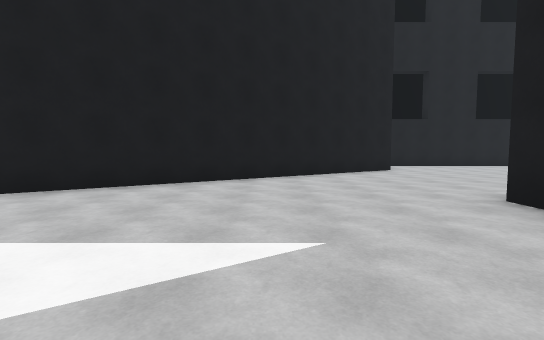
[1] (above)

24 first-person views from a walk through a 3-D level made in the Unity game engine. The camera is 1.4 m above the floor, tilts 4° down and sees 85° across. The floor is counted in squares, 2 m on a side. Each view is taken from the middle of a square. On the plan, view 1 faces up. The plan holds only what a view shows up to about 10 squares ahead; the rest is blank. The place goes on beyond the plan. The player is left out.

[2]
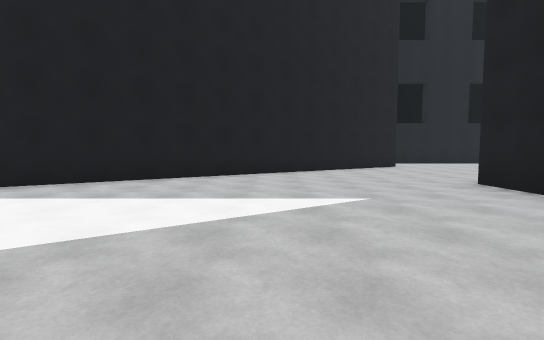

[3]
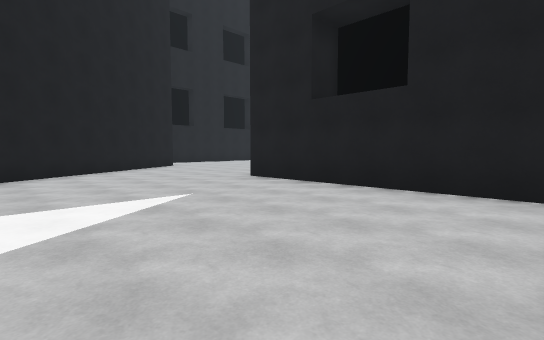

[4]
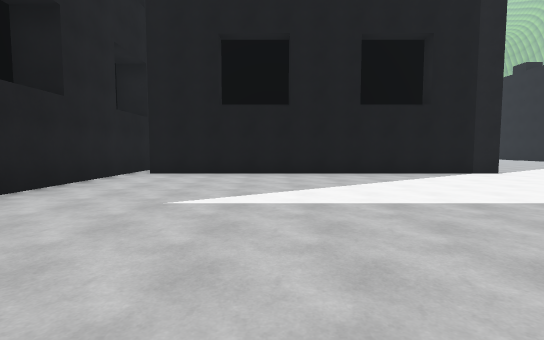

[5]
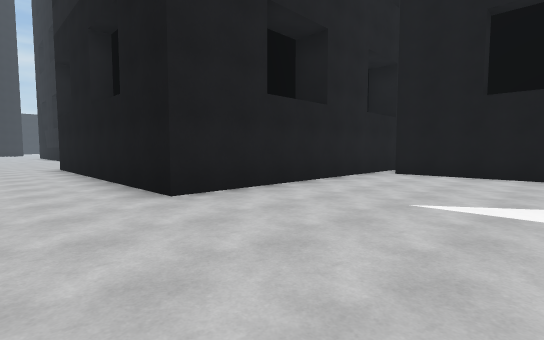

[6]
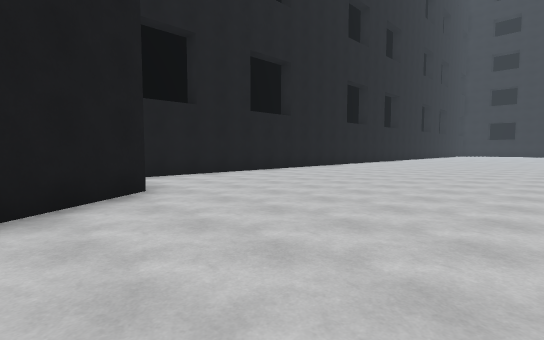

[7]
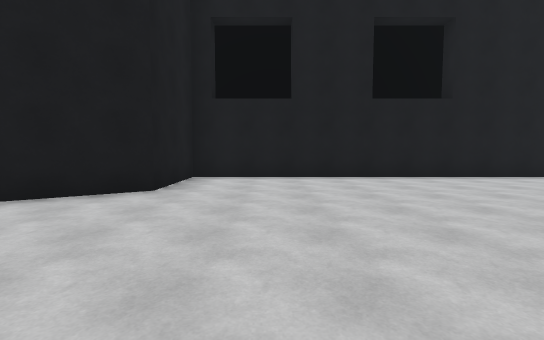

[8]
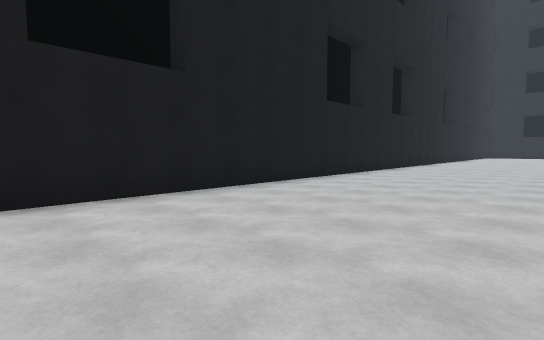

[9]
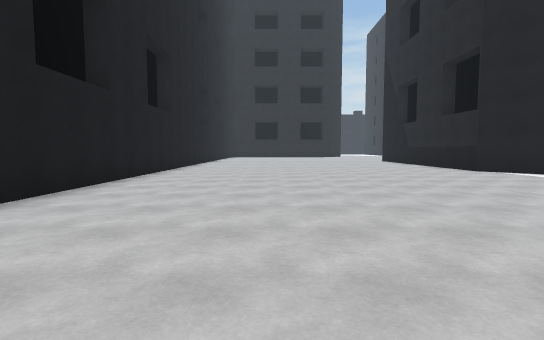

[10]
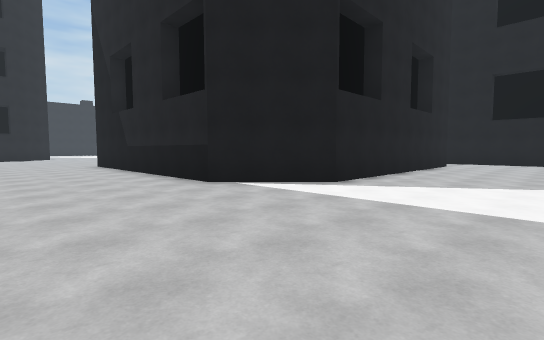

[11]
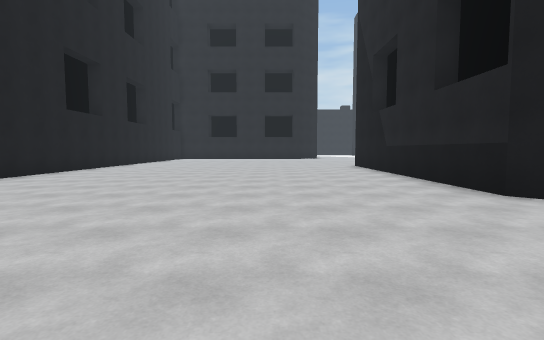

[12]
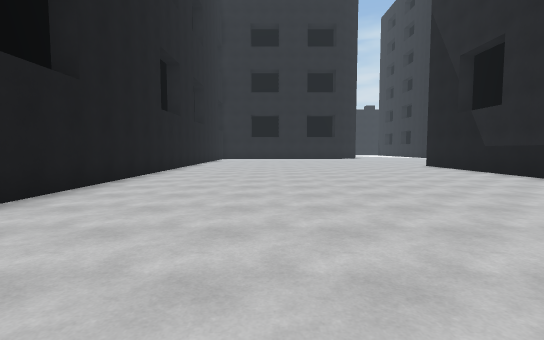

[13]
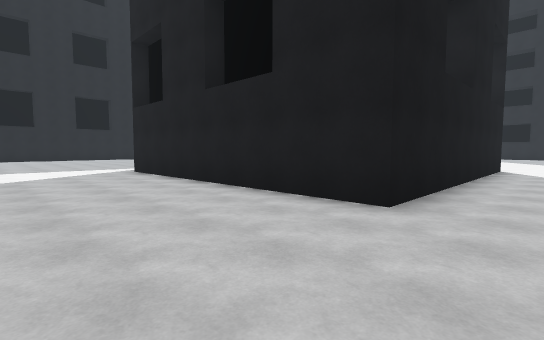

[14]
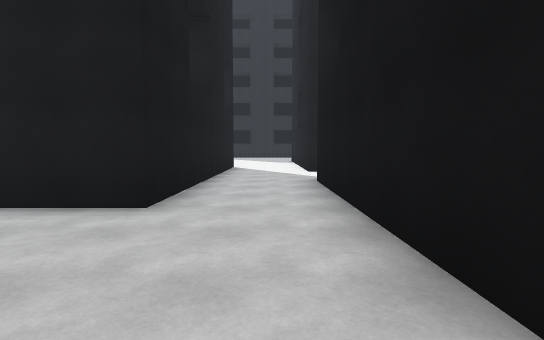

[15]
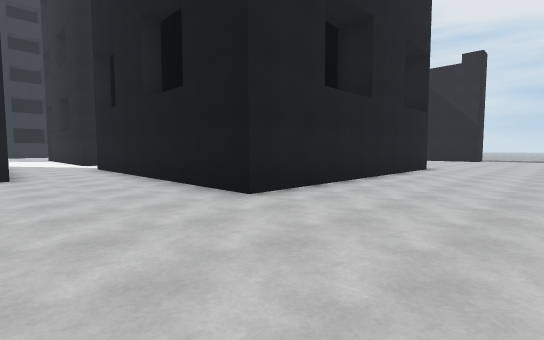

[16]
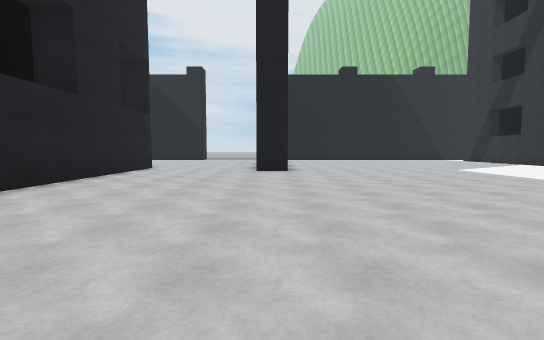

[17]
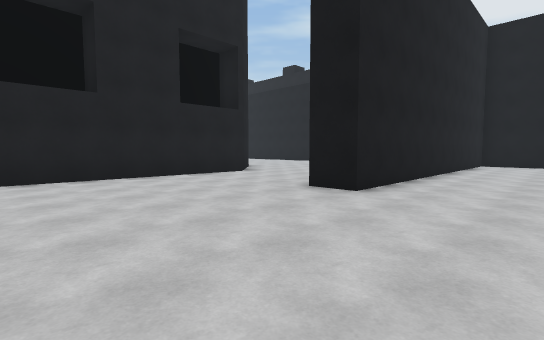

[18]
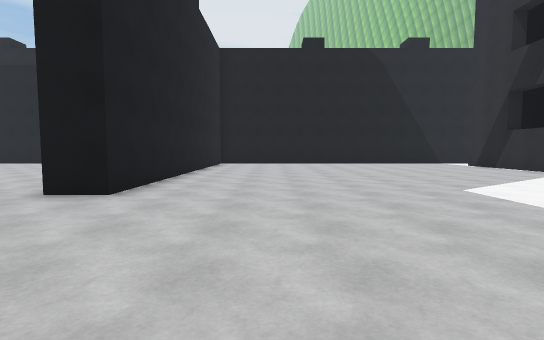

[19]
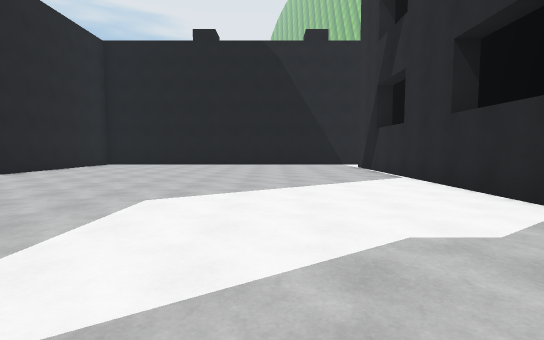

[20]
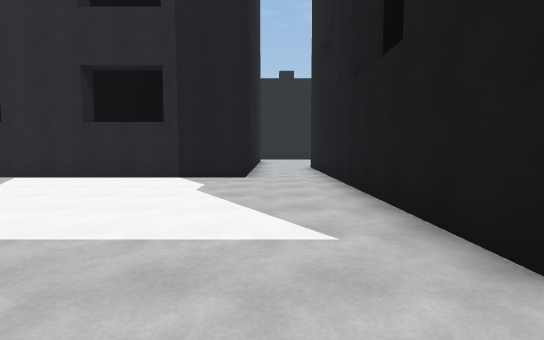

[21]
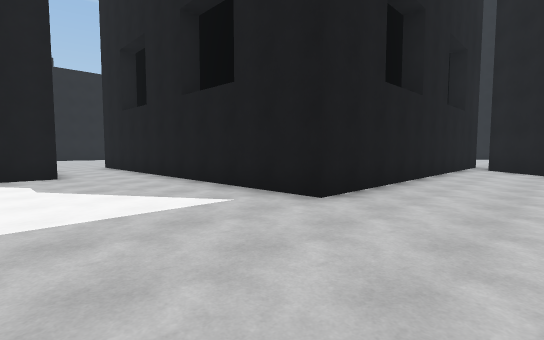

[22]
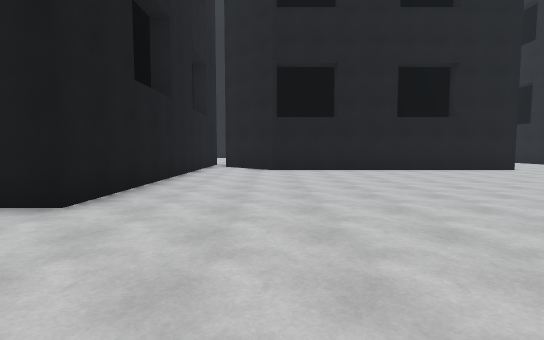

[23]
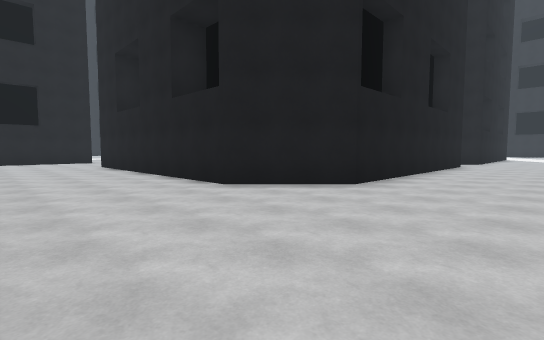

[24]
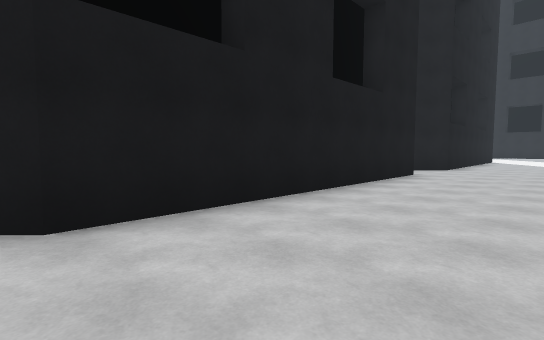

### Floor plan
Points are (right, up) in squares from view 1. A wall is a line through its corners. A room is listed if a view was taken in it or the views show most of it. See-through windows are left out.
Room 1 (views 1, 2, 3, 4, 5, 6)
walls: (0.3, 7.6) (-6.1, 3.4); (-6.5, -2.5) (2.5, -2.5); (3.2, -4.2) (3.2, 4)
ways out: opening at (2, 6) to room 2
Room 2 (views 7, 8, 9, 10, 11, 12, 13, 14)
walls: (13.2, -6) (11.5, -6); (25, 12.5) (4, 12.5) (4, 10) (0.3, 7.6); (3.2, 4) (11.1, 4); (12.5, -10) (20.6, -10); (25.5, -7.5) (17.5, -7.5) (17.5, 0.6) (19.4, 2.5) (25.1, 2.5)
ways out: opening at (2, 6) to room 1; opening at (12.3, -8) to room 3
Room 3 (views 15, 16, 17, 18, 19, 20, 21, 22, 23, 24)
walls: (7.5, -23.5) (7.5, -16.5) (8.5, -16.5); (11.5, -6) (5, -6) (3.2, -4.2); (-6.1, -14.7) (-3.4, -14.7) (-3.4, -23); (2.5, -4.2) (2.5, -12.5) (-6, -12.5); (22.6, -20) (14.4, -20) (12.5, -18.1) (12.5, -10); (25.2, -20.2) (24.3, -19.3)
ways out: opening at (12.3, -8) to room 2

Where each view was taken, in squares from view 1:
view 1: 0 up, 0 right, facing up
view 2: 2 down, 1 left, facing up
view 3: 2 down, 2 left, facing up-right
view 4: 6 up, 1 left, facing down
view 5: 6 up, 1 left, facing down-right
view 6: 5 up, 2 right, facing up-right
view 7: 5 up, 6 right, facing up
view 8: 8 up, 8 right, facing up-right
view 9: 9 up, 10 right, facing right
view 10: 6 up, 14 right, facing down-right
view 11: 6 up, 15 right, facing right
view 12: 9 up, 15 right, facing right
view 13: 9 down, 14 right, facing up-right
view 14: 9 down, 14 right, facing right
view 15: 7 down, 9 right, facing down-right
view 16: 7 down, 8 right, facing down
view 17: 12 down, 5 right, facing down-right
view 18: 12 down, 5 right, facing down
view 19: 13 down, 0 right, facing down
view 20: 14 down, 4 right, facing left
view 21: 16 down, 5 right, facing up-left
view 22: 16 down, 5 right, facing up
view 23: 23 down, 9 right, facing up-right
view 24: 23 down, 14 right, facing up-right
